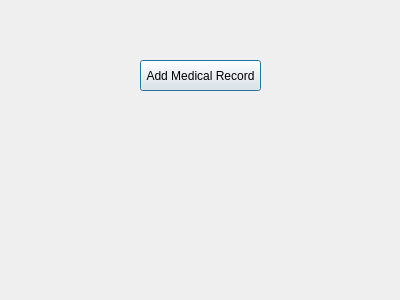
<?xml version="1.0" encoding="UTF-8"?>
<ui version="4.0">
 <class>DoctorWindow</class>
 <widget class="QDialog" name="DoctorWindow">
  <property name="geometry">
   <rect>
    <x>0</x>
    <y>0</y>
    <width>400</width>
    <height>300</height>
   </rect>
  </property>
  <property name="windowTitle">
   <string>Dialog</string>
  </property>
  <widget class="QPushButton" name="addRecordButton">
   <property name="geometry">
    <rect>
     <x>140</x>
     <y>60</y>
     <width>121</width>
     <height>31</height>
    </rect>
   </property>
   <property name="text">
    <string>Add Medical Record</string>
   </property>
  </widget>
 </widget>
 <resources/>
 <connections/>
</ui>
